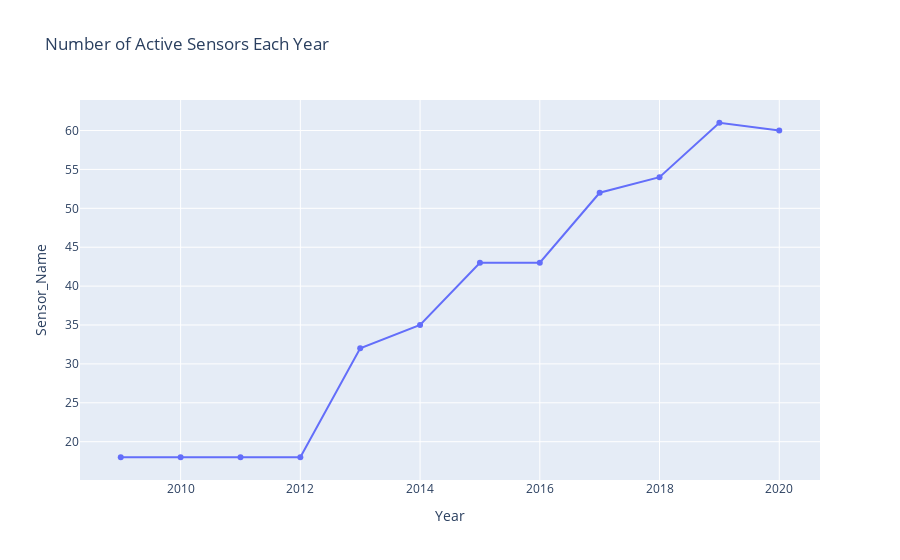

Notebook code for this chart:
### Markdown cell above
What should we make of this plot?

Does it tell us that the CBD has seen steadily rising traffic each year?

### Code cell
# count the number of distinct sensors each year 
sensor_numbers_df = counts_df.groupby("Year")["Sensor_Name"].nunique().reset_index()

figure = px.line(sensor_counts_df, x="Year", y="Sensor_Name", title="Number of Active Sensors Each Year")
figure.update_traces(mode='lines+markers')
figure

### Figure 1 — Plotly figure (JSON) as saved in the notebook; plotly's stock layout.template omitted (floating-point values rounded to 4 significant figures)
{"data": [{"hovertemplate": "Year=%{x}<br>Sensor_Name=%{y}<extra></extra>", "legendgroup": "", "line": {"color": "#636efa", "dash": "solid"}, "mode": "lines+markers", "name": "", "orientation": "v", "showlegend": false, "type": "scatter", "x": [2009, 2010, 2011, 2012, 2013, 2014, 2015, 2016, 2017, 2018, 2019, 2020], "xaxis": "x", "y": [18, 18, 18, 18, 32, 35, 43, 43, 52, 54, 61, 60], "yaxis": "y"}], "layout": {"autosize": true, "legend": {"tracegroupgap": 0}, "title": {"text": "Number of Active Sensors Each Year"}, "xaxis": {"anchor": "y", "autorange": true, "domain": [0, 1], "range": [2008.0, 2021.0], "title": {"text": "Year"}, "type": "linear"}, "yaxis": {"anchor": "x", "autorange": true, "domain": [0, 1], "range": [14.85, 64.15], "title": {"text": "Sensor_Name"}, "type": "linear"}}}
